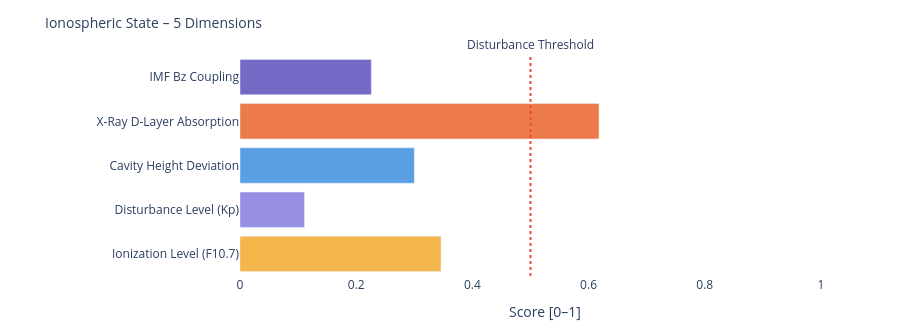

This figure's notebook cell:
### Markdown cell above
---
### 📐 Systemic Insight: Geometric Cavity vs. Real Schumann Resonance

**Relevant for:** Layer 6 = delta analysis &nbsp;|&nbsp; Layer 7 = feature vector / system interpretation

A cavity height change from 80 km to 70 km shifts the **idealized geometric frequencies** only minimally:

| Modus | Aktuell | Referenz | Δ |
|-------|---------|----------|---|
| SR-1 | 10.4762 Hz | 10.4599 Hz | +16 mHz |
| SR-2 | 18.1452 Hz | 18.1171 Hz | +28 mHz |
| SR-3 | 25.6612 Hz | 25.6215 Hz | +40 mHz |
| SR-4 | 33.1285 Hz | 33.0772 Hz | +51 mHz |

The geometric effect is limited because 10 km is very small compared to Earth's radius (~6371 km).

**Consequence:** Real Schumann deviations are likely driven more strongly by **conductivity, damping, day/night structure, lightning distribution and source geometry** than by pure cavity height.

---

**Layer 6 compares:**
```
geometric Δ from Layer 4  vs.  observed Δ from real Schumann measurement data
```

**Layer 7 Feature:**
```
If real Δ >> geometric Δ  →  non-geometric factors dominant
```

### Code cell
# ============================================================
# IONOSPHERIC STATE – Summary gauge
# Five dimensions: ionization, disturbance, cavity height, X-Ray, Bz coupling
# ============================================================

def norm(v, lo, hi):
    if v is None: return None
    return round(max(0.0, min(1.0, (v - lo) / (hi - lo))), 3)

# Ionization level (F10.7 → F2-Layer)
ioniz = norm(f107_val, 60, 250)

# Disturbance level (Kp → E/F-Layer irregularities)
disturb = norm(kp_val, 0, 9)

# Cavity height deviation from reference (80 km)
h_dev = norm(abs(h_eff - 80), 0, 20)

# X-Ray ionization (D-Layer absorption)
xray_ioniz = None
if xray_now is not None:
    xray_ioniz = norm(math.log10(max(xray_now, 1e-9)) + 9, 0, 5)

# Bz coupling (southward Bz → stronger magnetosphere-ionosphere coupling)
bz_coupling = norm(-(bz_now or 0), -5, 30) if bz_now is not None else None

dims = [
    ('Ionization Level (F10.7)',    ioniz,      '#F2A623'),
    ('Disturbance Level (Kp)',      disturb,    '#7F77DD'),
    ('Cavity Height Deviation',     h_dev,      '#378ADD'),
    ('X-Ray D-Layer Absorption',    xray_ioniz, '#E85D24'),
    ('IMF Bz Coupling',             bz_coupling,'#534AB7'),
]

fig = go.Figure()
for name, val, col in dims:
    if val is not None:
        h = int(val * 20)
        bar = '█' * h + '░' * (20 - h)
        label = f'{name}:  {bar}  {val:.3f}'
    else:
        label = f'{name}:  {"─" * 20}  n/a'
    fig.add_trace(go.Bar(
        x=[val if val is not None else 0],
        y=[name],
        orientation='h',
        marker_color=col, opacity=0.82,
        showlegend=False
    ))

fig.add_vline(x=0.5, line_dash='dot', line_color='#e74c3c',
              annotation_text='Disturbance Threshold', annotation_position='top')
fig.update_layout(
    title=dict(text='Ionospheric State – 5 Dimensions', font=dict(size=14)),
    xaxis=dict(title='Score [0–1]', range=[0, 1.05]),
    height=330, plot_bgcolor='rgba(0,0,0,0)', paper_bgcolor='rgba(0,0,0,0)',
    margin=dict(l=240, r=50, t=55, b=40)
)
fig.show()

print(f'\nIonospheric state:')
for name, val, _ in dims:
    print(f'  {name:<35} {val:.3f}' if val is not None else f'  {name:<35} n/a')

### Figure 1 — Plotly figure (JSON) as saved in the notebook; plotly's stock layout.template omitted (floating-point values rounded to 4 significant figures)
{"data": [{"marker": {"color": "#F2A623"}, "opacity": 0.82, "orientation": "h", "showlegend": false, "type": "bar", "x": [0.346], "y": ["Ionization Level (F10.7)"]}, {"marker": {"color": "#7F77DD"}, "opacity": 0.82, "orientation": "h", "showlegend": false, "type": "bar", "x": [0.111], "y": ["Disturbance Level (Kp)"]}, {"marker": {"color": "#378ADD"}, "opacity": 0.82, "orientation": "h", "showlegend": false, "type": "bar", "x": [0.3], "y": ["Cavity Height Deviation"]}, {"marker": {"color": "#E85D24"}, "opacity": 0.82, "orientation": "h", "showlegend": false, "type": "bar", "x": [0.618], "y": ["X-Ray D-Layer Absorption"]}, {"marker": {"color": "#534AB7"}, "opacity": 0.82, "orientation": "h", "showlegend": false, "type": "bar", "x": [0.226], "y": ["IMF Bz Coupling"]}], "layout": {"annotations": [{"showarrow": false, "text": "Disturbance Threshold", "x": 0.5, "xanchor": "center", "xref": "x", "y": 1, "yanchor": "bottom", "yref": "y domain"}], "height": 330, "margin": {"b": 40, "l": 240, "r": 50, "t": 55}, "paper_bgcolor": "rgba(0,0,0,0)", "plot_bgcolor": "rgba(0,0,0,0)", "shapes": [{"line": {"color": "#e74c3c", "dash": "dot"}, "type": "line", "x0": 0.5, "x1": 0.5, "xref": "x", "y0": 0, "y1": 1, "yref": "y domain"}], "title": {"font": {"size": 14}, "text": "Ionospheric State – 5 Dimensions"}, "xaxis": {"range": [0, 1.05], "title": {"text": "Score [0–1]"}}}}
